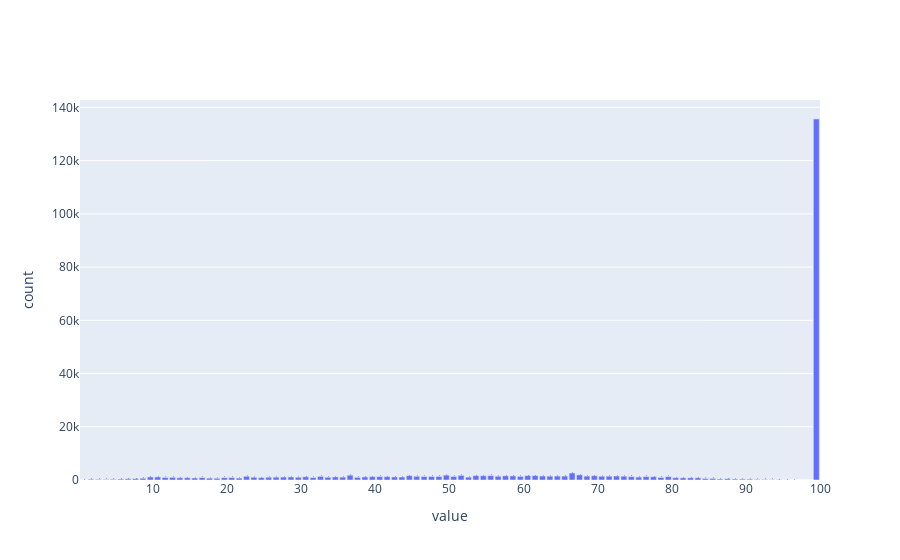

Source (notebook cell):
### Code cell
df1[['URLSimilarityIndex']].hist(bins=100)
